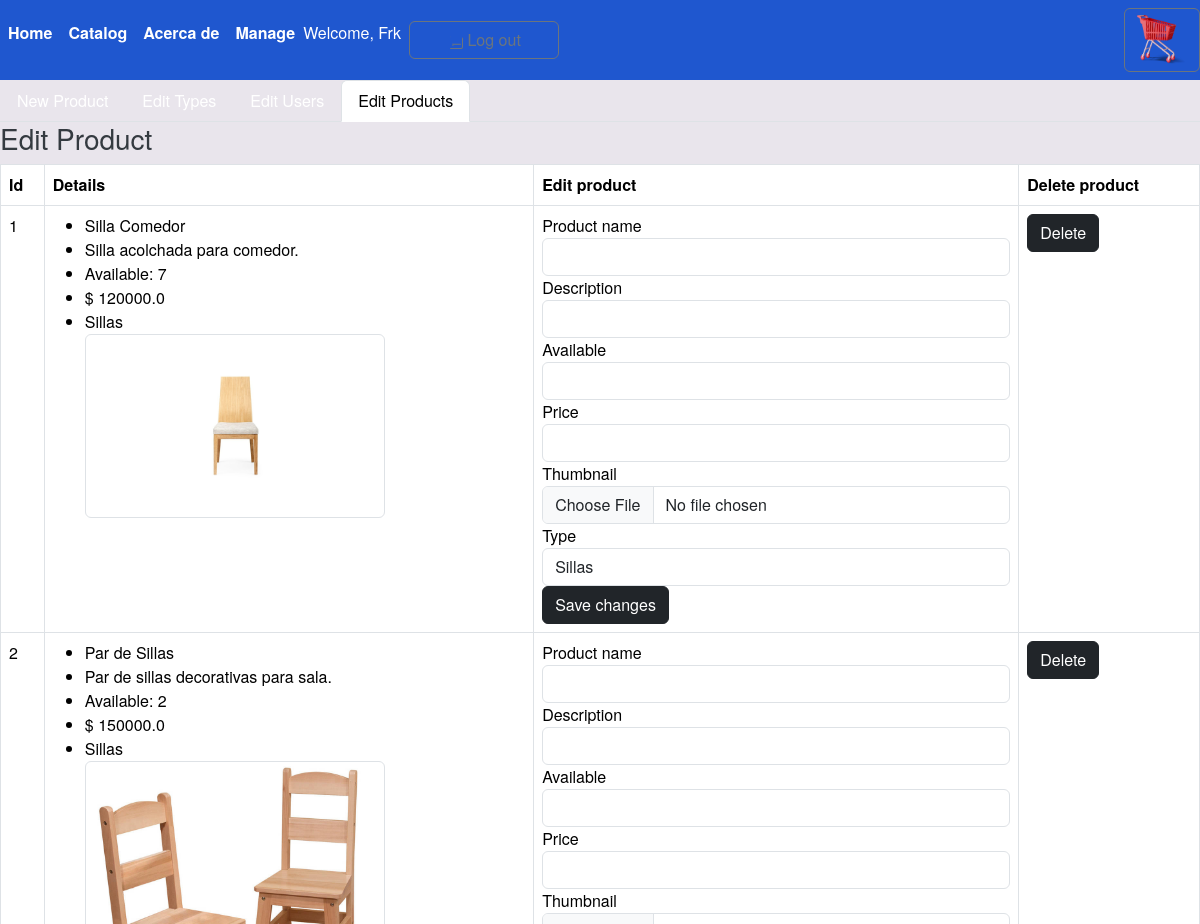
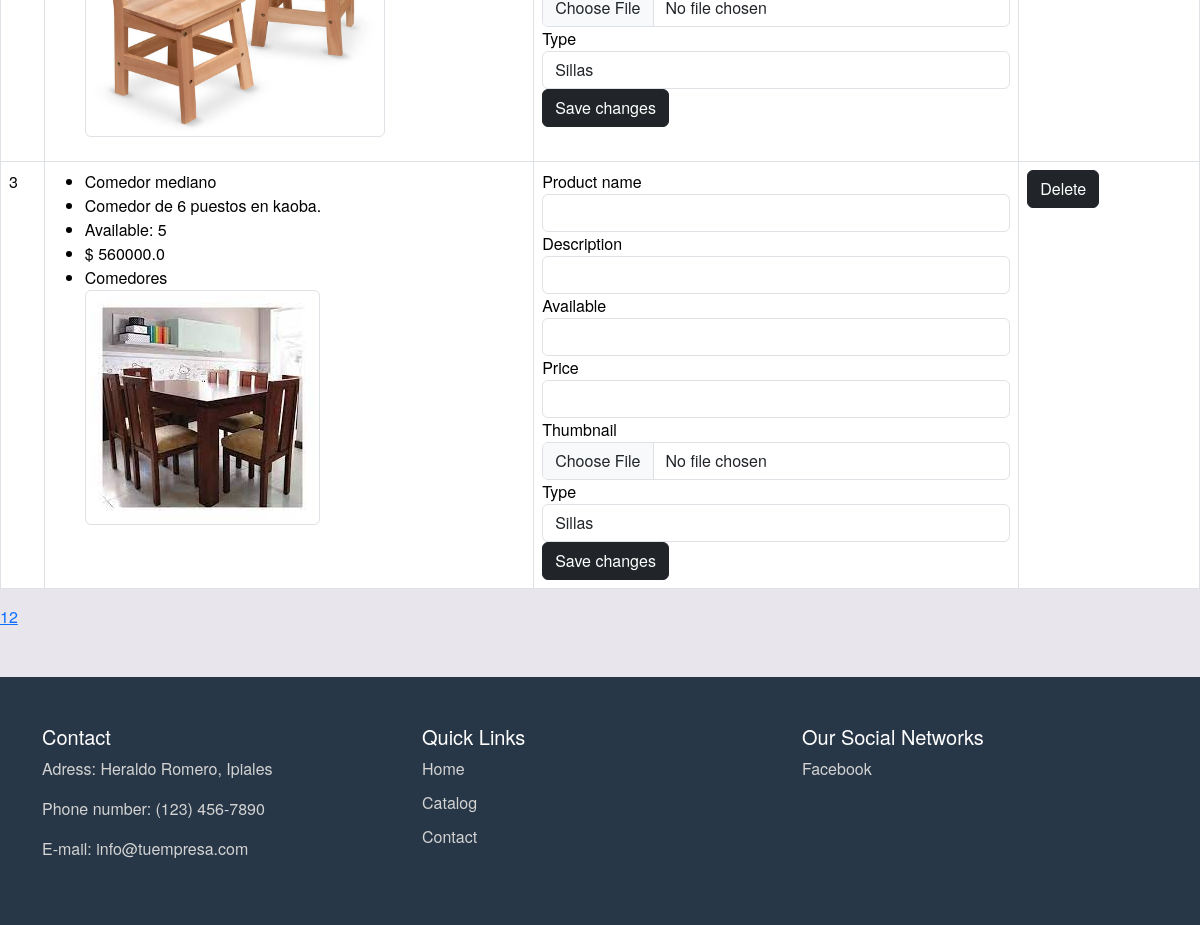
Screenshot of /admin?page=1&active_tab=editarProductoTab (signed in) with the database file from the repository (2 pictures, top to bottom).
### tables this page shows
CREATE TABLE User (
            id INTEGER PRIMARY KEY,
            nom_usuario TEXT UNIQUE NOT NULL,
            correo TEXT UNIQUE NOT NULL,
            verificado INTEGER DEFAULT 0,  -- 0: No verificado, 1: Verificado
            contrasenia TEXT NOT NULL,
            admin INTEGER DEFAULT 0  -- 0: Regular user, 1: Admin user
        );

CREATE TABLE Productos (
            id INTEGER PRIMARY KEY,
            nombre TEXT NOT NULL,
            unidades INTEGER NOT NULL DEFAULT 1,
            tipo INTEGER NOT NULL,
            costo REAL NOT NULL,
            descripcion TEXT NOT NULL,
            imagen TEXT NOT NULL,
            FOREIGN KEY (tipo) REFERENCES Tipos(id)
        );

CREATE TABLE Tipos (
            id INTEGER PRIMARY KEY,
            tipo TEXT NOT NULL
        );

### aplicacion/admin/routes.py (the view)
@admin.route('/admin', methods=["GET", "POST"])
def admin_page():
    if(('logged_in' not in session) or ('admin' in session and session['admin'] != 1)):
        abort(403, _('You are not allowed to access here'))
    page = request.args.get('page', 1, type=int)
    active_tab = request.args.get('active_tab', 'nuevoProductoTab')
    per_page = 3  # Adjust as needed
    usuarios, total_usuarios = obtener_usuarios(page, per_page)
    productos, total_productos = obtenerproductos(page, per_page)
    tipos = obtener_tipos()
    formNp = FormularioNuevoProducto(request.form)
    formNt = FormularioTipo(request.form)
    formEt = FormularioTipo(request.form)
    formEu = FormularioEditarUsuario(request.form)
    formEp = FormularioEditarProducto(request.form)
    formDu = FormularioBorrar(request.form)
    formDp = FormularioBorrar(request.form)
    formDt = FormularioBorrar(request.form)
    if request.method == 'POST':
        if formNt.validate_on_submit():
            nombre = request.form.get('nombre')
            crear_tipo(nombre)
            flash(_('New type successfully created'), 'success')
            return redirect(url_for('admin.admin_page'))
    return render_template('admin.html', formDu=formDu, formDp=formDp, formDt=formDt, formNp=formNp, formNt=formNt, formEt=formEt, formEu=formEu, formEp=formEp, tipos=tipos, productos=productos, total_productos= total_productos, usuarios=usuarios, total_usuarios=total_usuarios, per_page=per_page, active_tab=active_tab)

### aplicacion/admin/forms.py
class FormularioNuevoProducto(FlaskForm):
    nombre = StringField(_("User"), validators=[DataRequired(_("User name required"))])
    descripcion = StringField(_("Description"), validators=[DataRequired(_("Description required"))])
    cantidad = IntegerField(_("Available"), validators=[DataRequired(_('Quantity required')), NumberRange(min=1, message=_('Not valid quantity'))])
    costo = FloatField(_("Price"), validators=[DataRequired(_("Price required"))])
    imagen = FileField(_("Thumbanil"), validators=[DataRequired(_("Image required"))])
    tipo = SelectField(_("Type"), coerce=int, validators=[DataRequired(_("Type required"))])
    submit = SubmitField(_('Add product'))
    def __init__(self, *args, **kwargs):
        super(FormularioNuevoProducto, self).__init__(*args, **kwargs)
        self.tipo.choices = get_opciones()

class FormularioTipo(FlaskForm):
    nombre = StringField(_("Type name"), validators=[DataRequired(_("Name required"))])
    submit = SubmitField(_('Save'))

### aplicacion/__init__.py (called while the page is built)
def get_locale():
    print(request.accept_languages)
    return request.accept_languages.best_match(app.config['LANGUAGES'])

### aplicacion/admin/forms.py (called while the page is built)
def get_opciones():
    ruta=current_app.config['DATABASE_URI'].replace('sqlite:///','') # encontrol la url de la bd,replace quita sqlite(en que carpet se encutra la bd)
    conexion=sqlite3.connect(ruta)
    cursor=conexion.cursor()#para relizar consultas mediante un cursor
    cursor.execute('SELECT Tipos.id, Tipos.tipo FROM Tipos')
    opciones=cursor.fetchall()#fetchall varios productos-guardar productos de la consulta
    conexion.close()
    return opciones

### aplicacion/database/crud_productos.py (called while the page is built)
def obtenerproductos(page=1, per_page=10):
    ruta=current_app.config['DATABASE_URI'].replace('sqlite:///','')
    print(ruta)
    conexion=sqlite3.connect(ruta)
    cursor=conexion.cursor()#para relizar consultas mediante un cursor
    cursor.execute("""SELECT Productos.id, Productos.nombre, Productos.unidades, Tipos.tipo, Productos.costo, Productos.descripcion, Productos.imagen
        FROM Productos
        INNER JOIN Tipos ON Productos.tipo = Tipos.id;
        """)
    productos=cursor.fetchall()
    conexion.close()
    start_idx = (page - 1) * per_page
    end_idx = start_idx + per_page
    paginated_products = productos[start_idx:end_idx]
    return paginated_products, len(productos)

### aplicacion/admin/templates/admin.html (shortened to what this page needs)
{% extends 'base.html' %}
{% block content %}
<ul class="nav nav-tabs" id="adminTabs">
  <li class="nav-item">
    <a class="nav-link {% if active_tab == 'nuevoProductoTab' %}active{% endif %}" id="nuevoProductoTab" data-bs-toggle="tab" href="#nuevoProducto">{{_('New Product')}}</a>
  </li>
  <li class="nav-item">
    <a class="nav-link {% if active_tab == 'nuevoTipoTab' %}active{% endif %}" id="nuevoTipoTab" data-bs-toggle="tab" href="#nuevoTipo">{{_('Edit Types')}}</a>
  </li>
  <li class="nav-item">
    <a class="nav-link {% if active_tab == 'editarUsuarioTab' %}active{% endif %}" id="editarUsuarioTab" data-bs-toggle="tab" href="#editarUsuario">{{_('Edit Users')}}</a>
  </li>
  <li class="nav-item">
    <a class="nav-link {% if active_tab == 'editarProductoTab' %}active{% endif %}" id="editarProductoTab" data-bs-toggle="tab" href="#editarProducto">{{_('Edit Products')}}</a>
  </li>
</ul>
<div class="tab-content">
  <div class="tab-pane fade {% if active_tab == 'editarProductoTab' %}show active{% endif %}" id="editarProducto">
    <h3>{{ _('Edit Product') }}</h3>
    <table class="table table-bordered">
      <thead>
      <tr>
        <th>Id</th>
        <th>{{ _('Details') }}</th>
        <th>{{ _('Edit product') }}</th>
        <th>{{ _('Delete product') }}</th>
      </tr>
      </thead>
      <tbody>
      {% for producto in productos %}
      <tr>
        <td>
          <label>{{ producto[0] }}</label>
        </td>
        <td>
          <ul>
            <li> <label>{{ producto[1] }}</label> </li>
            <li> <label>{{ producto[5] }}</label> </li>
            <li> <label>{{ _("Available: %s" % producto[2]) }}</label> </li>
            <li> <label>$ {{ producto[4] }}</label> </li>
            <li> <label>{{ producto[3] }}</label> </li>
            <img src="{{ url_for('static', filename='files/' + producto[6]) }}" class="img-thumbnail" style="max-width: 300px" alt="...">
          </ul>
        </td>
        <td>
          <form method="POST" action="{{ url_for('admin.edit_product') }}" enctype="multipart/form-data">
            <div class="form-group">
              {{ formEp.nombre.label }} {{ formEp.nombre(class="form-control") }}
            </div>
            <div class="form-group">
              {{ formEp.descripcion.label }} {{ formEp.descripcion(class="form-control") }}
            </div>
            <div class="form-group">
              {{ formEp.cantidad.label }} {{ formEp.cantidad(class="form-control") }}
            </div>
            <div class="form-group">
              {{ formEp.costo.label }} {{ formEp.costo(class="form-control") }}
            </div>
            <div class="form-group">
              {{ formEp.img.label }} {{ formEp.img(class="form-control") }}
            </div>
            <div class="form-group">
              {{ formEp.tipo.label }} {{ formEp.tipo(class="form-control") }}
            </div>
            {{ formEp.submit(class="btn btn-dark btn-block") }}
          </form>
        </td>
        <td>
          <form method="POST" action="{{ url_for('admin.delete_product') }}">
            {{ formDp.submit(class="btn btn-dark btn-block") }}
          </form>
        </td>
      </tr>
      {% endfor %}
      </tbody>
    </table>
    <div class="pagination">
      {% for page_num in range(1, (total_productos // per_page) + 2) %}
      {% if page_num == page %}
      <span class="current">{{ page_num }}</span>
      {% else %}
      <a href="{{ url_for('admin.admin_page', page=page_num, active_tab='editarProductoTab') }}">{{ page_num }}</a>
      {% endif %}
      {% endfor %}
    </div>
  </div>
</div>
{% endblock %}

### aplicacion/templates/base.html (shortened to what this page needs)
<!DOCTYPE html>
<html lang="es">
<head>
    <link href="https://cdn.jsdelivr.net/npm/bootstrap@5.3.2/dist/css/bootstrap.min.css" rel="stylesheet">
    <link rel="stylesheet" href="{{ url_for('static', filename='css/styles.css') }}">
</head>
<body>
    <nav class="navbar navbar-expand-lg " style="background-color:#1F57CF ;">
        <div class="collapse navbar-collapse" id="navbarNav">
            <ul class="navbar-nav ">
                <li class="nav-item">
                    <a class="nav-link active" aria-current="page" href="{{ url_for('inicio.inicio') }}">{{ _('Home') }}</a>
                </li>
                <li class="nav-item">
                    <a class="nav-link active" aria-current="page" href="{{ url_for('catalogo.pagina_catalogo') }}">{{ _('Catalog') }}</a>
                </li>
                <li class="nav-item">
                    <a class="nav-link active" aria-current="page" href="{{ url_for('acercade.acercade') }}">{{ _('Acerca de ') }}</a>
                </li>
                {% if 'user_id' in session %} {% if 'admin' in session and session['admin'] == 1 %}
                <li class="nav-item">
                    <a class="nav-link active" aria-current="page" href="{{ url_for('admin.admin_page') }}">{{ _('Manage') }}</a>
                </li>
                {% endif %}
                <li class="nav-item disabled">
                    <label class="navbar-text text-white">Welcome, {{session['username']}}</label>
                </li>
                <li class="nav-item">
                    <form action="{{ url_for('cuenta.logout') }}" method="post" class="nav-link">
                        <button type="submit" class="btn btn-outline-secondary" style="width: 150px;">
                      {{ _('Log out') }}
                  </button>
                    </form>
                </li>
                {% endif %}
            </ul>
        </div>
        <ul class="navbar-nav ml-auto">
            <li class="nav-item">
                <a class="btn btn-outline-secondary" href="{{ url_for('carrito.pagina_carrito') }}">
                    <img src="{{url_for('static', filename='img/carrito2.png' )}}" fill="currentColor" class="bi bi-person-circle" alt="icon" width="50" height="50">
                </a>
            </li>
        </ul>
    </nav>
    {% block content %} {% endblock %}
    <footer class="footer mt-5" style="background-color:#283747;">
        <div class="container">
            <div class="row">
                <div class="col-md-4">
                    <h5>{{ _('Contact') }}</h5>
                    <p>{{_('Adress')}}: Heraldo Romero, Ipiales</p>
                    <p>{{_('Phone number')}}: (123) 456-7890</p>
                    <p>{{_('E-mail')}}: info@tuempresa.com</p>
                </div>
                <div class="col-md-4">
                    <h5>{{ _('Quick Links') }}</h5>
                    <ul class="list-unstyled">
                        <li><a href="{{ url_for('inicio.inicio') }}">{{_('Home')}}</a></li>
                        <li><a href="{{ url_for('catalogo.pagina_catalogo') }}">{{_('Catalog')}}</a></li>
                        <li><a href="#">{{_('Contact')}}</a></li>
                    </ul>
                </div>
                <div class="col-md-4">
                    <h5>{{_('Our Social Networks')}}</h5>
                    <ul class="list-unstyled">
                        <li><a href="#" target="_blank">Facebook</a></li>
                    </ul>
                </div>
            </div>
        </div>
    </footer>
    <link rel="stylesheet" href="{{ url_for('static', filename='css/footer.css') }}">
</body>
</html>

### aplicacion/static/css/styles.css (style rules this page uses)
body { background-color: #e9e5ec; color: #343a40; font-family: 'Helvetica Neue', Arial, sans-serif; }
.nav-link { color: white; }
.navbar-nav .nav-link.active, .navbar-nav .nav-link.show { color: white; font-weight: bold; }

### aplicacion/static/css/footer.css (style rules this page uses)
.footer { background-color: #343a40; color: #fff; padding: 3rem 0; }
.footer h5 { color: #fff; }
.footer p { color: #d3d3d3; }
.footer ul { list-style: none; padding: 0; }
.footer ul li { margin-bottom: 10px; }
.footer ul li a { color: #d3d3d3; text-decoration: none; }

### rows the page displays
User: username "Frk"
Productos: id "1", nombre "Silla Comedor", descripcion "Silla acolchada para comedor.", costo "120000.0", tipo "Sillas", imagen (picture), nombre.label "Product name", descripcion.label "Description", cantidad.label "Available", costo.label "Price", img.label "Thumbnail", tipo.label "Type"
Productos: id "2", nombre "Par de Sillas", descripcion "Par de sillas decorativas para sala.", costo "150000.0", tipo "Sillas", imagen (picture), nombre.label "Product name", descripcion.label "Description", cantidad.label "Available", costo.label "Price", img.label "Thumbnail", tipo.label "Type"
Productos: id "3", nombre "Comedor mediano", descripcion "Comedor de 6 puestos en kaoba.", costo "560000.0", tipo "Comedores", imagen (picture), nombre.label "Product name", descripcion.label "Description", cantidad.label "Available", costo.label "Price", img.label "Thumbnail", tipo.label "Type"

### other values shown
{{ page_num }} "1" "2"
